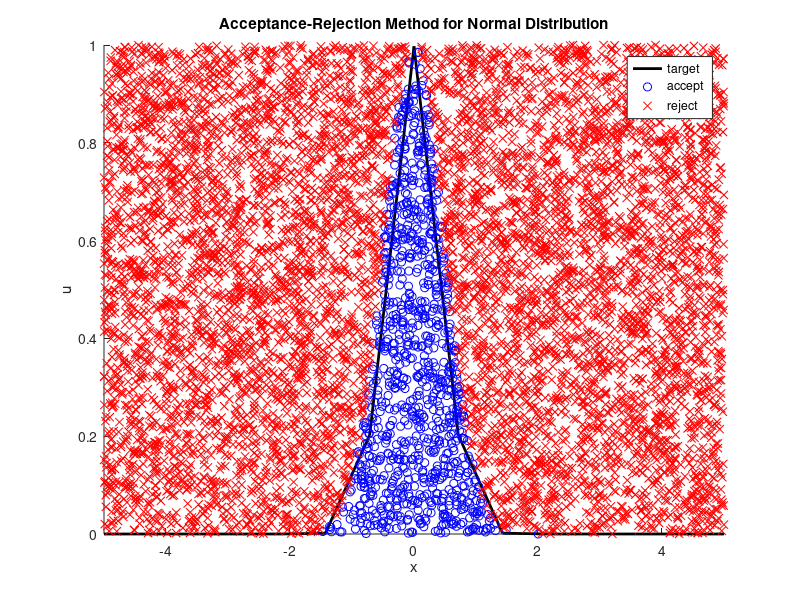

Write MATLAB code to recreate this figure.
% MATLAB code to apply the Acceptance-Rejection method for a Normal distribution

% Define the target distribution (normal distribution parameters)
mu = 0;  % mean
sigma = 0.4;  % standard deviation
f = @(x) normpdf(x, mu, sigma);  % target PDF

% Define the proposal distribution (uniform distribution parameters)
a = -5;  % lower bound
b = 5;   % upper bound
g =  @(x) exp(-(x^2));  % proposal PDF
C = 1;  % constant such that f(x) <= C * g(x)

% Number of samples
N = 1000;

% Arrays to store accepted and rejected samples
accepted_samples = [];
rejected_samples = [];

% Acceptance-Rejection sampling
while length(accepted_samples) < N
    % Step 1: Draw X from proposal distribution g(X)
    x_candidate = a + (b - a) * rand();
    
    % Step 2: Generate U ~ U(0,1), independent of X
    u = rand();
    
    % Step 3: Acceptance criterion
    if u <= f(x_candidate) / (C * g(x_candidate))
        accepted_samples = [accepted_samples; x_candidate, u];
    else
        rejected_samples = [rejected_samples; x_candidate, u];
    end
end

% Plot the results
figure;
hold on;
% Plot the target distribution
fplot(f, 'k', 'LineWidth', 2);
% Plot the accepted samples
plot(accepted_samples(:,1), accepted_samples(:,2), 'bo');
% Plot the rejected samples
plot(rejected_samples(:,1), rejected_samples(:,2), 'rx');
legend('target', 'accept', 'reject');
xlabel('x');
ylabel('u');
title('Acceptance-Rejection Method for Normal Distribution');
hold off;
length(rejected_samples)+length(accepted_samples)